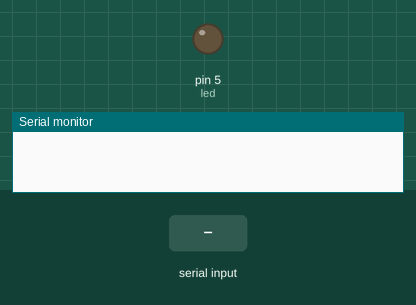
Simulated run of this sketch. Board: Arduino Uno, built with avr-gcc and run on an emulated ATmega328P. On the bench: output pins drawn as LEDs (lit = HIGH), the last lines printed to the serial monitor. The test bench sets the inputs (shaded band).

Above: at 1.2 s.
1.3 s: "TO" received over the second serial link
At 2.5 s:
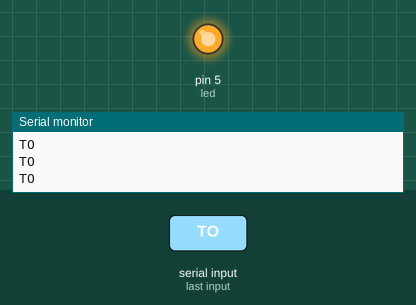
2.8 s: "TF" received over the second serial link
At 3.8 s:
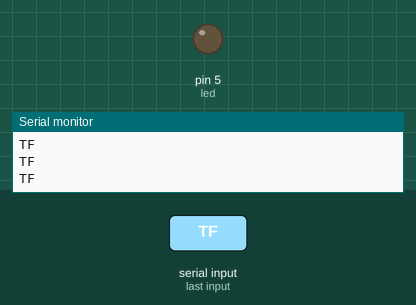
Timing chart, 0 to 5.8 s (numbered marks = the images above; inputs shaded):
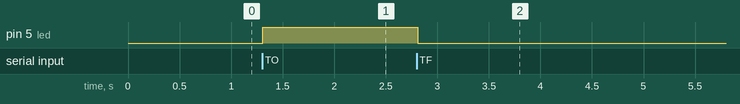

The sketch:

led_bluetooth.ino
```cpp
#include <SoftwareSerial.h>
SoftwareSerial BTserial(2,3);

char command;
String str;
boolean ledon = false;
#define led 5

void setup() {
  Serial.begin(9600);
  pinMode(led, OUTPUT);
  BTserial.begin(9600);
}

void loop() {
  Serial.println(str);
  if(BTserial.available()>0){
    str = "";
  }
  while(BTserial.available()>0){
    command = ((byte)BTserial.read());
    if(command == ':'){
      break;
    }else{
      str+=command;
    }
    delay(1);
    Serial.println(str);
  }
  if(str=="TO"){
    ledOn();
    ledon = true;
    Serial.println(str);
  }

  if(str=="TF"){
    ledOff();
    ledon=false;
    Serial.println(str);
  }
  if((str.toInt()>=0)&&(str.toInt()<=255)){
    if(ledOn == true){
      analogWrite(led, str.toInt());
      Serial.println(str);
      delay(10);
    }
  }
}

void ledOn(){
   analogWrite(led, 255);
   delay(10);
}

void ledOff(){
   analogWrite(led, 0);
   delay(10);
}
```

Measured:
- after the input at 1.3 s, pin 5 (led): LOW → HIGH at once
- after the input at 2.8 s, pin 5 (led): HIGH → LOW at once
